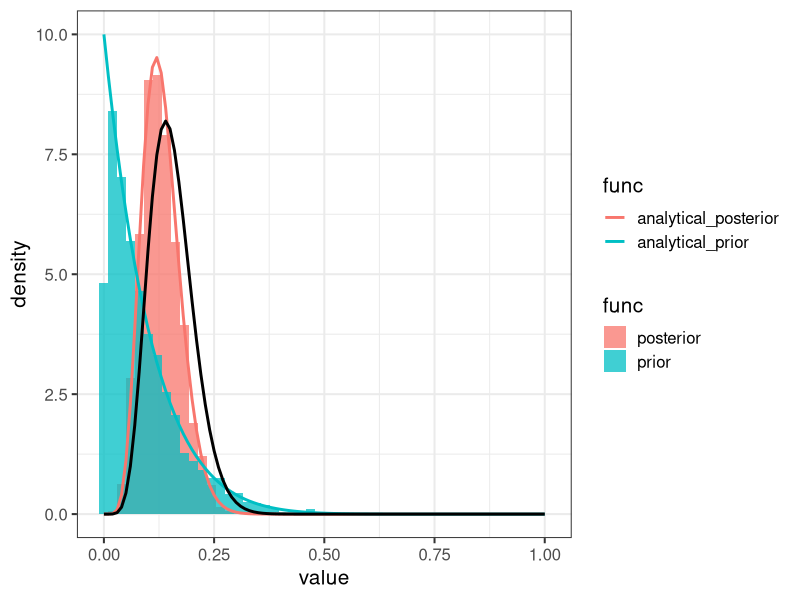

This chart was generated by the following R code: (Note: this script raises an error after producing the figure.)
## ---- chunk 1
library(magrittr)
library(tidyverse)
library(cowplot)
theme_set(theme_bw(15))
## ---- chunk 2
# Sample size
N <- 50

# 7/50 are left-handed
x <- 7

# Number of samples
n_samples <- 5000

# Prior hyperparameters
alpha <- 1
beta <- 10

# Draw random values from the prior
prior_samples <- rbeta(n = n_samples,
                       shape1 = alpha,
                       shape2 = beta)

# Draw random values from the posterior
posterior_samples <- rbeta(n = n_samples,
                           shape1 = alpha + x, 
                           shape2 = beta + N - x)

bin_samples <- data.frame(prior = prior_samples, 
                      posterior = posterior_samples)


## ---- chunk 3
# Wide --> long format
bin_samples_w <- bin_samples %>% gather(key = "func")


p <- ggplot(bin_samples_w) + 
  geom_histogram(aes(x = value, y = ..density..,
                     fill = func),
                 bins = 50, 
                 position = "identity", alpha = 0.75)

# Add analytical distributions
delta <- 0.01
analytical_df <- data.frame(p = seq(0, 1, by = delta)) %>% 
  mutate(analytical_prior = dbeta(x = p , alpha, beta), 
         analytical_posterior = dbeta(x = p , alpha + x, beta + N - x), 
         likelihood = dbinom(size = N, x = x, prob = p)) %>% 
  mutate(likelihood = likelihood/(sum(likelihood)*delta)) %>% 
  gather(key = "func", value = "value", -p)


p <- p + 
  geom_line(data = analytical_df %>% 
              filter(func != "likelihood"), 
            aes(x = p, y = value, color = func), 
            linewidth = 1) +
  geom_line(data = analytical_df %>% 
              filter(func == "likelihood"), 
            aes(x = p, y = value), 
            linewidth = 1)

print(p)

## ---- chunk 4

  geom_vline(xintercept = CIs, linetype = "dashed") + 
  geom_vline(xintercept = MAP) +
  geom_vline(xintercept = p_true, color = "blue", size = 1) +
  labs(title = "Black = MAP and CIs")
